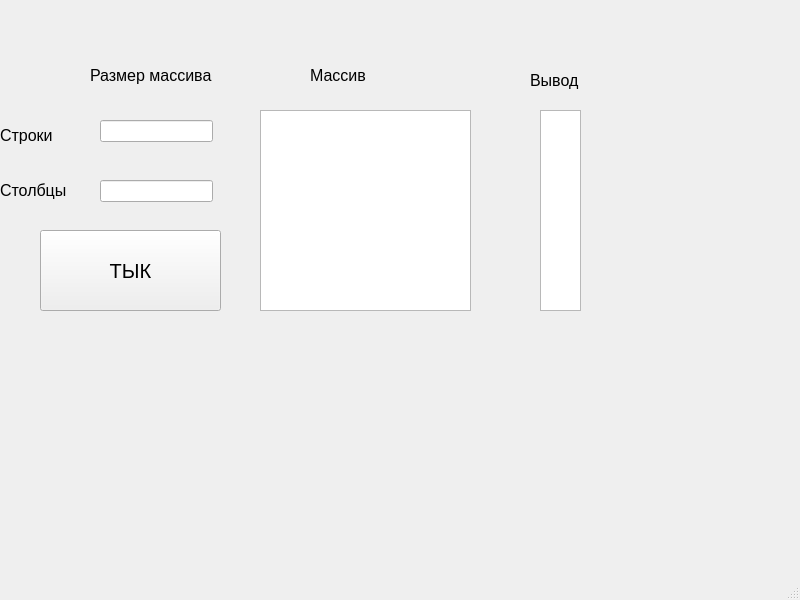
<?xml version="1.0" encoding="UTF-8"?>
<ui version="4.0">
 <class>MainWindow</class>
 <widget class="QMainWindow" name="MainWindow">
  <property name="geometry">
   <rect>
    <x>0</x>
    <y>0</y>
    <width>800</width>
    <height>600</height>
   </rect>
  </property>
  <property name="windowTitle">
   <string>MainWindow</string>
  </property>
  <widget class="QWidget" name="centralwidget">
   <widget class="QLineEdit" name="lineEdit">
    <property name="geometry">
     <rect>
      <x>100</x>
      <y>120</y>
      <width>113</width>
      <height>22</height>
     </rect>
    </property>
   </widget>
   <widget class="QLineEdit" name="lineEdit_2">
    <property name="geometry">
     <rect>
      <x>100</x>
      <y>180</y>
      <width>113</width>
      <height>22</height>
     </rect>
    </property>
   </widget>
   <widget class="QTextEdit" name="textEdit">
    <property name="geometry">
     <rect>
      <x>260</x>
      <y>110</y>
      <width>211</width>
      <height>201</height>
     </rect>
    </property>
   </widget>
   <widget class="QTextEdit" name="textEdit_2">
    <property name="geometry">
     <rect>
      <x>540</x>
      <y>110</y>
      <width>41</width>
      <height>201</height>
     </rect>
    </property>
   </widget>
   <widget class="QPushButton" name="pushButton">
    <property name="geometry">
     <rect>
      <x>40</x>
      <y>230</y>
      <width>181</width>
      <height>81</height>
     </rect>
    </property>
    <property name="font">
     <font>
      <pointsize>15</pointsize>
     </font>
    </property>
    <property name="text">
     <string>ТЫК</string>
    </property>
   </widget>
   <widget class="QLabel" name="label">
    <property name="geometry">
     <rect>
      <x>0</x>
      <y>120</y>
      <width>91</width>
      <height>31</height>
     </rect>
    </property>
    <property name="font">
     <font>
      <pointsize>12</pointsize>
     </font>
    </property>
    <property name="text">
     <string>Строки</string>
    </property>
   </widget>
   <widget class="QLabel" name="label_2">
    <property name="geometry">
     <rect>
      <x>0</x>
      <y>170</y>
      <width>91</width>
      <height>41</height>
     </rect>
    </property>
    <property name="font">
     <font>
      <pointsize>12</pointsize>
     </font>
    </property>
    <property name="text">
     <string>Столбцы</string>
    </property>
   </widget>
   <widget class="QLabel" name="label_3">
    <property name="geometry">
     <rect>
      <x>90</x>
      <y>60</y>
      <width>151</width>
      <height>31</height>
     </rect>
    </property>
    <property name="font">
     <font>
      <pointsize>12</pointsize>
     </font>
    </property>
    <property name="text">
     <string>Размер массива</string>
    </property>
   </widget>
   <widget class="QLabel" name="label_4">
    <property name="geometry">
     <rect>
      <x>310</x>
      <y>60</y>
      <width>101</width>
      <height>31</height>
     </rect>
    </property>
    <property name="font">
     <font>
      <pointsize>12</pointsize>
     </font>
    </property>
    <property name="text">
     <string>Массив</string>
    </property>
   </widget>
   <widget class="QLabel" name="label_5">
    <property name="geometry">
     <rect>
      <x>530</x>
      <y>70</y>
      <width>101</width>
      <height>21</height>
     </rect>
    </property>
    <property name="font">
     <font>
      <pointsize>12</pointsize>
     </font>
    </property>
    <property name="text">
     <string>Вывод</string>
    </property>
   </widget>
  </widget>
  <widget class="QMenuBar" name="menubar">
   <property name="geometry">
    <rect>
     <x>0</x>
     <y>0</y>
     <width>800</width>
     <height>26</height>
    </rect>
   </property>
  </widget>
  <widget class="QStatusBar" name="statusbar"/>
 </widget>
 <resources/>
 <connections/>
</ui>
